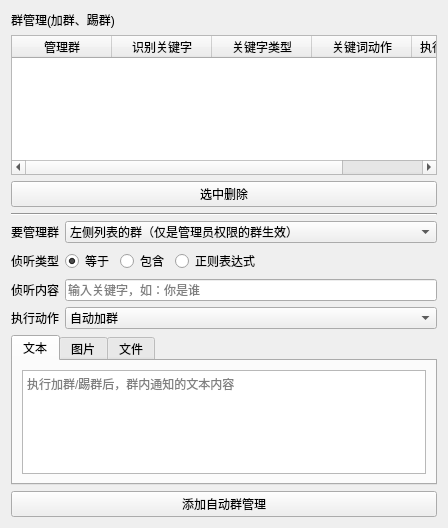
<?xml version="1.0" encoding="UTF-8"?>
<ui version="4.0">
 <class>Form</class>
 <widget class="QWidget" name="Form">
  <property name="geometry">
   <rect>
    <x>0</x>
    <y>0</y>
    <width>448</width>
    <height>528</height>
   </rect>
  </property>
  <property name="windowTitle">
   <string>Form</string>
  </property>
  <property name="autoFillBackground">
   <bool>false</bool>
  </property>
  <property name="styleSheet">
   <string notr="true"/>
  </property>
  <layout class="QVBoxLayout" name="verticalLayout_2" stretch="0">
   <item>
    <layout class="QHBoxLayout" name="horizontalLayout_21" stretch="1">
     <property name="sizeConstraint">
      <enum>QLayout::SetDefaultConstraint</enum>
     </property>
     <item>
      <layout class="QVBoxLayout" name="verticalLayout">
       <item>
        <widget class="QLabel" name="key_count_label">
         <property name="text">
          <string>群管理(加群、踢群)</string>
         </property>
        </widget>
       </item>
       <item>
        <widget class="QTableWidget" name="tableWidget">
         <property name="sizePolicy">
          <sizepolicy hsizetype="Expanding" vsizetype="Expanding">
           <horstretch>0</horstretch>
           <verstretch>0</verstretch>
          </sizepolicy>
         </property>
         <property name="minimumSize">
          <size>
           <width>100</width>
           <height>0</height>
          </size>
         </property>
         <property name="gridStyle">
          <enum>Qt::SolidLine</enum>
         </property>
         <property name="sortingEnabled">
          <bool>true</bool>
         </property>
         <column>
          <property name="text">
           <string>管理群</string>
          </property>
         </column>
         <column>
          <property name="text">
           <string>识别关键字</string>
          </property>
         </column>
         <column>
          <property name="text">
           <string>关键字类型</string>
          </property>
         </column>
         <column>
          <property name="text">
           <string>关键词动作</string>
          </property>
         </column>
         <column>
          <property name="text">
           <string>执行动作后通知</string>
          </property>
         </column>
        </widget>
       </item>
       <item>
        <widget class="QPushButton" name="pdelButton">
         <property name="text">
          <string>选中删除</string>
         </property>
        </widget>
       </item>
       <item>
        <widget class="Line" name="line">
         <property name="sizePolicy">
          <sizepolicy hsizetype="Expanding" vsizetype="Fixed">
           <horstretch>0</horstretch>
           <verstretch>0</verstretch>
          </sizepolicy>
         </property>
         <property name="minimumSize">
          <size>
           <width>20</width>
           <height>2</height>
          </size>
         </property>
         <property name="styleSheet">
          <string notr="true">background-color: rgb(222, 222, 222);</string>
         </property>
         <property name="lineWidth">
          <number>1</number>
         </property>
         <property name="orientation">
          <enum>Qt::Horizontal</enum>
         </property>
        </widget>
       </item>
       <item>
        <layout class="QFormLayout" name="formLayout">
         <property name="sizeConstraint">
          <enum>QLayout::SetMinimumSize</enum>
         </property>
         <property name="fieldGrowthPolicy">
          <enum>QFormLayout::AllNonFixedFieldsGrow</enum>
         </property>
         <property name="labelAlignment">
          <set>Qt::AlignCenter</set>
         </property>
         <property name="formAlignment">
          <set>Qt::AlignHCenter|Qt::AlignTop</set>
         </property>
         <item row="2" column="0">
          <widget class="QLabel" name="label_2">
           <property name="text">
            <string>要管理群</string>
           </property>
          </widget>
         </item>
         <item row="2" column="1">
          <widget class="QComboBox" name="rangeComboBox">
           <item>
            <property name="text">
             <string>左侧列表的群（仅是管理员权限的群生效）</string>
            </property>
           </item>
          </widget>
         </item>
         <item row="3" column="0">
          <widget class="QLabel" name="label_7">
           <property name="text">
            <string>侦听类型</string>
           </property>
           <property name="alignment">
            <set>Qt::AlignCenter</set>
           </property>
          </widget>
         </item>
         <item row="3" column="1">
          <layout class="QHBoxLayout" name="horizontalLayout_2">
           <item>
            <widget class="QRadioButton" name="radioEqButton">
             <property name="sizePolicy">
              <sizepolicy hsizetype="Fixed" vsizetype="Fixed">
               <horstretch>0</horstretch>
               <verstretch>0</verstretch>
              </sizepolicy>
             </property>
             <property name="minimumSize">
              <size>
               <width>0</width>
               <height>0</height>
              </size>
             </property>
             <property name="text">
              <string>等于</string>
             </property>
             <property name="checked">
              <bool>true</bool>
             </property>
            </widget>
           </item>
           <item>
            <widget class="QRadioButton" name="radioHasButton">
             <property name="sizePolicy">
              <sizepolicy hsizetype="Fixed" vsizetype="Fixed">
               <horstretch>0</horstretch>
               <verstretch>0</verstretch>
              </sizepolicy>
             </property>
             <property name="minimumSize">
              <size>
               <width>0</width>
               <height>0</height>
              </size>
             </property>
             <property name="text">
              <string>包含</string>
             </property>
            </widget>
           </item>
           <item>
            <widget class="QRadioButton" name="radioReButton">
             <property name="minimumSize">
              <size>
               <width>0</width>
               <height>0</height>
              </size>
             </property>
             <property name="text">
              <string>正则表达式</string>
             </property>
            </widget>
           </item>
          </layout>
         </item>
         <item row="4" column="0">
          <widget class="QLabel" name="label_6">
           <property name="text">
            <string>侦听内容</string>
           </property>
           <property name="alignment">
            <set>Qt::AlignCenter</set>
           </property>
          </widget>
         </item>
         <item row="4" column="1">
          <layout class="QHBoxLayout" name="horizontalLayout">
           <item>
            <widget class="QLineEdit" name="keyLineEdit">
             <property name="inputMask">
              <string/>
             </property>
             <property name="text">
              <string/>
             </property>
             <property name="maxLength">
              <number>500</number>
             </property>
             <property name="placeholderText">
              <string>输入关键字，如：你是谁</string>
             </property>
            </widget>
           </item>
          </layout>
         </item>
         <item row="5" column="0">
          <widget class="QLabel" name="label_4">
           <property name="text">
            <string>执行动作</string>
           </property>
          </widget>
         </item>
         <item row="5" column="1">
          <widget class="QComboBox" name="action_comboBox">
           <item>
            <property name="text">
             <string>自动加群</string>
            </property>
           </item>
           <item>
            <property name="text">
             <string>自动踢群</string>
            </property>
           </item>
          </widget>
         </item>
         <item row="6" column="0" colspan="2">
          <widget class="QTabWidget" name="tabWidget">
           <property name="minimumSize">
            <size>
             <width>0</width>
             <height>150</height>
            </size>
           </property>
           <property name="maximumSize">
            <size>
             <width>16777215</width>
             <height>150</height>
            </size>
           </property>
           <property name="currentIndex">
            <number>0</number>
           </property>
           <widget class="QWidget" name="tab">
            <attribute name="title">
             <string>文本</string>
            </attribute>
            <layout class="QHBoxLayout" name="horizontalLayout_4">
             <item>
              <widget class="QPlainTextEdit" name="txtPlainTextEdit">
               <property name="minimumSize">
                <size>
                 <width>0</width>
                 <height>0</height>
                </size>
               </property>
               <property name="autoFillBackground">
                <bool>false</bool>
               </property>
               <property name="maximumBlockCount">
                <number>15</number>
               </property>
               <property name="placeholderText">
                <string>执行加群/踢群后，群内通知的文本内容</string>
               </property>
              </widget>
             </item>
            </layout>
           </widget>
           <widget class="QWidget" name="tab_4">
            <attribute name="title">
             <string>图片</string>
            </attribute>
            <layout class="QHBoxLayout" name="horizontalLayout_6">
             <item>
              <widget class="QPlainTextEdit" name="imgPlainTextEdit">
               <property name="minimumSize">
                <size>
                 <width>0</width>
                 <height>0</height>
                </size>
               </property>
               <property name="maximumBlockCount">
                <number>15</number>
               </property>
               <property name="placeholderText">
                <string>回复图片路径，如C:\Users\wangtu\Pictures\Default.jpg</string>
               </property>
              </widget>
             </item>
            </layout>
           </widget>
           <widget class="QWidget" name="tab_3">
            <attribute name="title">
             <string>文件</string>
            </attribute>
            <layout class="QVBoxLayout" name="verticalLayout_3">
             <item>
              <widget class="QPlainTextEdit" name="filePlainTextEdit">
               <property name="maximumBlockCount">
                <number>15</number>
               </property>
               <property name="placeholderText">
                <string>回复文件路径，如C:\Users\wangtu\Pictures\file.txt</string>
               </property>
              </widget>
             </item>
            </layout>
           </widget>
          </widget>
         </item>
        </layout>
       </item>
       <item>
        <widget class="QPushButton" name="addBtn">
         <property name="text">
          <string>添加自动群管理</string>
         </property>
        </widget>
       </item>
      </layout>
     </item>
    </layout>
   </item>
  </layout>
 </widget>
 <resources/>
 <connections/>
</ui>
